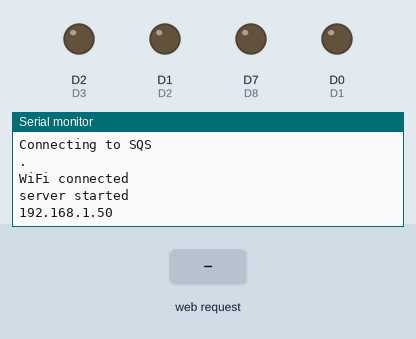
The sketch below on a simulated ESP8266 (NodeMCU). On the bench: output pins drawn as LEDs (lit = HIGH), the last lines printed to the serial monitor. The test bench sets the inputs (shaded band). WiFi joins after 1.5 s; servers stay silent unless stated; pins used as bus, display or sensor lines are not drawn.

Above: at 16.2 s.
16.3 s: HTTP request GET /05237884login received
At 17.5 s:
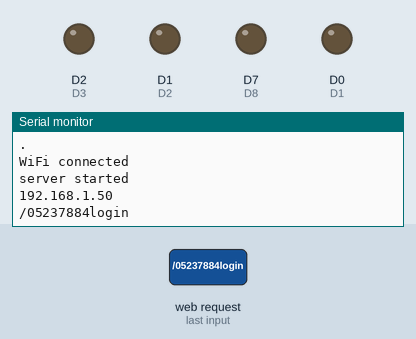
17.8 s: HTTP request GET /05237884logout received
At 18.8 s:
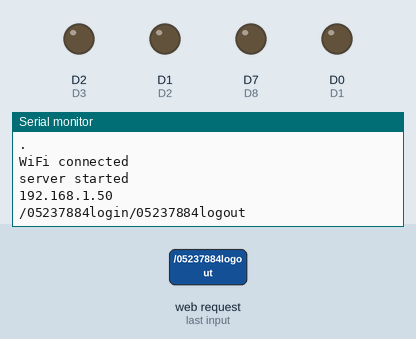

Measured:
- after the input at 16.3 s, the serial monitor: prints a new line at once (image 1)
- after the input at 17.8 s, the serial monitor: prints a new line at once (image 2)

The sketch:

Test.ino
```cpp
#include <ESP8266WiFi.h>
#include <WiFiClient.h>
#include <ESP8266WebServer.h>

const char* ssid = "SQS";
const char* password = "d0n773llN0On3";

#define D1  16
#define D2  5
#define D3  4
#define D4  0
#define D5  2
#define D6  14
#define D7  12
#define D8  13
// Create an instance of the server
// specify the port to listen on as an argument
ESP8266WebServer server(80);


 String WEB = "";
 int id,hw,logs;
 int i=2,j=3;
 int list[3][4] = {
    {52378,52379,52380,52381},
    {84,84,84,84},
    {0,0,0,0}
    };

void putList(int fid,int fhw,int flogs)
{ int x;
  for(x=0;x<=i;x++)
  {
    if(list[0][x] == fid){
      list[2][x] = flogs;
    }
  }
}

void ListEmpty()
{ int x;
  int check=0;
  for(x=0;x<=i;x++)
  {
    if(list[2][x] == 1)
    {
      check=1;
    }
  }
  if(check==0)
  {
    digitalWrite(D4,LOW);
  }
  else
  {
    digitalWrite(D4,HIGH);
  }
}


void setup() {

  Serial.begin(115200);
  Serial.println();
  Serial.print("Configuring access point...");


  pinMode(D1,OUTPUT);
  pinMode(D2,OUTPUT);
  pinMode(D3,OUTPUT);
  pinMode(D4,OUTPUT);
  pinMode(D5,OUTPUT);
  pinMode(D6,OUTPUT);
  pinMode(D7,OUTPUT);
  pinMode(D8,OUTPUT);


  digitalWrite(D1,LOW);
  digitalWrite(D2,LOW);
  digitalWrite(D3,LOW);
  digitalWrite(D4,LOW);
  digitalWrite(D5,LOW);
  digitalWrite(D6,LOW);
  digitalWrite(D7,LOW);
  digitalWrite(D8,LOW);

  WEB += "<h1>ESP8266 WEB</h1>";
  WEB += "<h2>JUST TEST 1</h2>";
  // Connect to WiFi network
  Serial.println();
  Serial.println();
  Serial.print("Connecting to ");
  Serial.println(ssid);

  while (WiFi.status() != WL_CONNECTED) {
    Serial.print(".");
    WiFi.begin(ssid, password);
    delay(15000);
  }
  Serial.println("");
  Serial.println("WiFi connected");

  // Start the server
  server.begin();
  Serial.println("server started");


  server.on("/",[](){
    server.send(200,"text/html",WEB);
    delay(100);
  });

  server.on("/05237884login",[](){
    server.send(200,"text/html",WEB);
    Serial.print("/05237884login");
    id=52378;hw=84;logs=1;
    putList(id,hw,logs);
    ListEmpty();
  });

  server.on("/05237884logout",[](){
    server.send(200,"text/html",WEB);
      Serial.print("/05237884logout");
    id=52378;hw=84;logs=0;
    putList(id,hw,logs);
    ListEmpty();
  });

    server.on("/05237984login",[](){
    server.send(200,"text/html",WEB);
    id=52379;hw=84;logs=1;
    putList(id,hw,logs);
    ListEmpty();
  });

  server.on("/05237984logout",[](){
    server.send(200,"text/html",WEB);
    id=52379;hw=84;logs=0;
    putList(id,hw,logs);
    ListEmpty();
  });

  server.on("/05238084login",[](){
    server.send(200,"text/html",WEB);
    id=52380;hw=84;logs=1;
    putList(id,hw,logs);
    ListEmpty();
  });

  server.on("/05238084logout",[](){
    server.send(200,"text/html",WEB);
    id=52380;hw=84;logs=0;
    putList(id,hw,logs);
    ListEmpty();
  });

  server.on("/05238184login",[](){
    server.send(200,"text/html",WEB);
    id=52381;hw=84;logs=1;
    putList(id,hw,logs);
  ListEmpty();
  });

  server.on("/05238184logout",[](){
    server.send(200,"text/html",WEB);
    id=52381;hw=84;logs=0;
    putList(id,hw,logs);
   ListEmpty();
  });

  // Print the IP address
  Serial.println(WiFi.localIP());
}

void loop() {
 server.handleClient();
}
```
